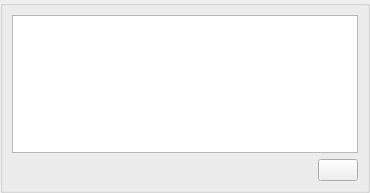
<?xml version="1.0" encoding="UTF-8"?>
<ui version="4.0">
 <class>SyncCollectionWidget</class>
 <widget class="QWidget" name="SyncCollectionWidget">
  <property name="geometry">
   <rect>
    <x>0</x>
    <y>0</y>
    <width>370</width>
    <height>193</height>
   </rect>
  </property>
  <layout class="QVBoxLayout" name="verticalLayout">
   <property name="margin">
    <number>0</number>
   </property>
   <item>
    <widget class="QGroupBox" name="groupBox">
     <layout class="QGridLayout" name="gridLayout">
      <item row="0" column="0" colspan="2">
       <widget class="TreeView" name="tree"/>
      </item>
      <item row="2" column="0">
       <spacer name="horizontalSpacer">
        <property name="orientation">
         <enum>Qt::Horizontal</enum>
        </property>
        <property name="sizeHint" stdset="0">
         <size>
          <width>294</width>
          <height>20</height>
         </size>
        </property>
       </spacer>
      </item>
      <item row="2" column="1">
       <widget class="QPushButton" name="button"/>
      </item>
     </layout>
    </widget>
   </item>
  </layout>
 </widget>
 <customwidgets>
  <customwidget>
   <class>TreeView</class>
   <extends>QTreeView</extends>
   <header>treeview.h</header>
  </customwidget>
 </customwidgets>
 <resources/>
 <connections/>
</ui>
